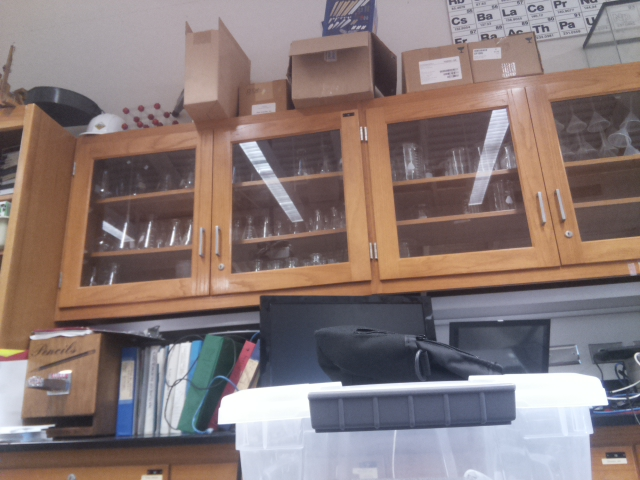

Write the Python code that produced this figure.
"""
Google Vision API Tutorial with a Raspberry Pi and Raspberry Pi Camera.  See more about it here:  https://www.dexterindustries.com/howto/use-google-cloud-vision-on-the-raspberry-pi/

Use Google Cloud Vision on the Raspberry Pi to take a picture with the Raspberry Pi Camera and classify it with the Google Cloud Vision API.   First, we'll walk you through setting up the Google Cloud Platform.  Next, we will use the Raspberry Pi Camera to take a picture of an object, and then use the Raspberry Pi to upload the picture taken to Google Cloud.  We can analyze the picture and return labels (what's going on in the picture), logos (company logos that are in the picture) and faces.

This script uses the Vision API's label detection capabilities to find a label
based on an image's content.


Henry Roberts
SM Info Engineering
Google Vision APi Code
"""

import argparse		#unaltered code from the source
import base64
import picamera		#imports the commands for the camera
import json		#imports the json commands
import os		#imports the system commands
import time		#imports delay commands

from gtts import gTTS		#google text to speech api
from googleapiclient import discovery
from oauth2client.client import GoogleCredentials

def takephoto():				#the raspberry pi takes a photo from the PiCamera
    camera = picamera.PiCamera()
    camera.capture('face.jpg') 			#saves the picture as 'face.jpg'

def main():
    takephoto() # First take a picture
    """Run a label request on a single image"""

    credentials = GoogleCredentials.get_application_default()		#finds the exported google application credentials
    service = discovery.build('vision', 'v1', credentials=credentials)

    with open('face.jpg', 'rb') as image:			#opens 'face.jpg' 
        image_content = base64.b64encode(image.read())		#encodes the image using base64 so that google can read it
        service_request = service.images().annotate(body={ 	#declares what JSON data is wanted back
            'requests': [{
                'image': {
                    'content': image_content.decode('UTF-8')
                },
                'features': [{
                    'type': 'FACE_DETECTION',			#declares that it wants the facial detection software 
                    'maxResults': 10				#lists the maximum results 
                }]
            }]
        })
        response = service_request.execute()		#executes the json request
		
	#end of source code

	#my code startes here	
	parse_response(response)

def parse_response(response):

	face_response = json.dumps(response, indent=4, sort_keys=True) 			#the command json.dumps converts the json data into a string 		
	analysis = json.loads(face_response)['responses'][0]['faceAnnotations'][0]	#the json.loads command reads the new string of data. then the headers are delcared to specify what data is wanted 

	anger_raw = analysis['angerLikelihood']		#finding and storing the anger variable
	happy_raw = analysis['joyLikelihood']		#finding and storing the happy variable
	sorrow_raw = analysis['sorrowLikelihood']	#finding and storing the sorrow variable
	surprise_raw = analysis['surpriseLikelihood']	#finding and storing the surprise variable
	
	#each emotion has five different possible outcomes 
	#VERY_UNLIKELY, UNLIKELY, POSSIBLE, LIKELY, VERY_LIKELY

	#each of these 'if' statements changes the words associated with each outcome 

	if anger_raw == 'VERY_UNLIKELY':		
		anger = 'You do not look angry.'
	if anger_raw == 'UNLIKELY':
		anger = 'It is unlikely that you are angry.'
	if anger_raw == 'POSSIBLE':
		anger = 'You might be angry.'
	if anger_raw == 'LIKELY':
		anger = 'It is likely that you are angry.'
	if anger_raw == 'VERY_LIKELY':
		anger = 'You look  angry.'

	if happy_raw == 'VERY_UNLIKELY':
		happy = 'You do not look happy.'
	if happy_raw == 'UNLIKELY':
		happy = 'It is unlikely that you are happy.'
	if happy_raw == 'POSSIBLE':
		happy = 'You might be happy.'
	if happy_raw == 'LIKELY':
		happy = 'It is likely that you are happy.'
	if happy_raw == 'VERY_LIKELY':
		happy = 'You look happy.'

	if sorrow_raw == 'VERY_UNLIKELY':
		sorrow = 'You do not look sad.'
	if sorrow_raw == 'UNLIKELY':
		sorrow = 'It is unlikely that you are sad.'
	if sorrow_raw == 'POSSIBLE':
		sorrow = 'You might be sad.'
	if sorrow_raw == 'LIKELY':
		sorrow = 'It is likely that you are sad.'
	if sorrow_raw == 'VERY_LIKELY':
		sorrow = 'You look sad.'

	if surprise_raw == 'VERY_UNLIKELY':
		surprise = 'You do not look surprised.'
	if surprise_raw == 'UNLIKELY':
		surprise = 'It is unlikely that you are surprised.'
	if surprise_raw == 'POSSIBLE':
		surprise = 'You might be surprised.'
	if surprise_raw == 'LIKELY':
		surprise = 'It is likely that you are surprised.'
	if surprise_raw == 'VERY_LIKELY':
		surprise = 'You look surprised.'

	#lots of blank 'print' commands to make the terminal output look cleaner
	#added delays to make terminal look cleaner

	print
	print	
	print("Welcome! We are reading your emotions now.")	#first thing the terminal prints
	print
	print	
	time.sleep(2)
	print(anger)	#prints the words associated with the anger variable from this specific outcome
	print
	time.sleep(1)
	print(happy)	#prints the words associated with the happy variable from this specific outcome
	print
	time.sleep(1)	
	print(sorrow)	#prints the words associated with the sorrow variable from this specific outcome
	print
	time.sleep(1)
	print(surprise)	#prints the words associated with the surprise variable from this specific outcome
	print
	print
	print("Have a good day!")	#prints the closing statement
	print("_________________________________")
	print

	#google Text To Speach APi
		
	tts_answer = gTTS("Welcome! We are reading your emotions now." + anger + happy + sorrow + surprise + "Have a good day!", lang='en')
		#declares what the gTTS is supposed to read

	tts_answer.save('face.mp3')
		#saves the gTTS as an mp3 file
	
	os.system('mpg321 face.mp3')
		#plays the mp3 file	

	with open("face.json", "w") as face_data:	#creates a new file names 'face.json'/overwrites the current 'face.json' file and opens it as write file
		json.dump(response, face_data)		#stores the original json data from google vision APi as a back up

	#my code ends
		
#runs the main program
if __name__ == '__main__':

    main()
